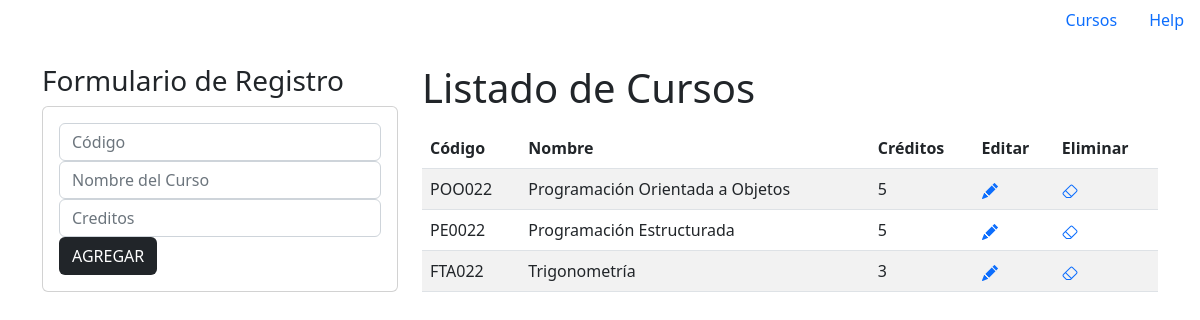
Before: / with the older database file.
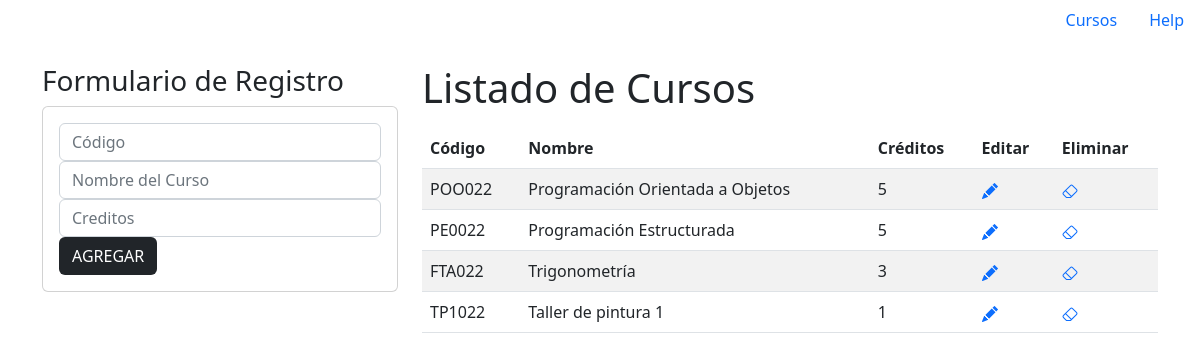
After: the same page with the newer database file.
### Apps/Academico/models.py (models this page shows, shortened)
class curso (models.Model):
    codigo = models.CharField(primary_key = True, max_length = 6)
    nombre = models.CharField(max_length=50)
    creditos = models.PositiveSmallIntegerField()

### Apps/Academico/views.py (the view)
# urls.py: path('', views.home),
def home(request):
    cursos = curso.objects.all()
    return render(request, 'gestionCursos.html', {"cursos":cursos})

### Apps/Academico/templates/gestionCursos.html (shortened to what this page needs)
{% extends './master.html' %}
{% block body %}
    <div class="container py-4">
        <div class="row">
            <div class="col-sm-12 col-md-6 col-lg-4 col-xl-4">
                {% include "card_register.html" %}
            </div>
            <div class="col-sm-12 col-md-6 col-lg-8 col-xl-8">
                {% include "table_cursos.html" %}
            </div>
        </div>
    </div>
{% endblock body %}

### Apps/Academico/templates/master.html (shortened to what this page needs)
<!DOCTYPE html>
<html lang="en">
<head>
    <link href="https://cdn.jsdelivr.net/npm/bootstrap@5.2.2/dist/css/bootstrap.min.css" rel="stylesheet">
</head>
<body>
    {% include './navbar.html' %}
    {% block body %}{% endblock body %}
</body>
</html>

### Apps/Academico/templates/navbar.html
<ul class="nav justify-content-end">
    <li class="nav-item">
        <a class="nav-link" href="/">
            Cursos
        </a>
    </li>
    <li class="nav-item">
        <a class="nav-link" href="https://www.djangoproject.com/">
            Help
        </a>
    </li>
</ul>

### Apps/Academico/templates/card_register.html (shortened to what this page needs)
<h3>
    Formulario de Registro
</h3>
<div class="card">
    <div class="card-body">
        <form action="registrarCurso/" method="post">
            <div class="form-grup">
                <input type="text" placeholder="Código" id="t_codigo" name="t_codigo" class="form-control" minlength="6" maxlength="6" required>
            </div>
            <div class="form-grup">
                <input type="text" placeholder="Nombre del Curso" id="t_nombre" name="t_nombre" class="form-control" minlength="2" maxlength="50" required>
            </div>
            <div class="form-grup">
                <input type="number" placeholder="Creditos" id="n_creditos" name="n_creditos" class="form-control" min="0" max="5" required>
            </div>
            <div class="form-grup">
                <button type="submit" class="btn btn-succes btn-block text-bg-dark">
                    AGREGAR
                </button>
            </div>
        </form>
    </div>
</div>

### Apps/Academico/templates/table_cursos.html (shortened to what this page needs)
<h1>
    Listado de Cursos
</h1>
<div class="table-responsive py-2">
    <table class="table table-striped">
        <thead>
            <tr>
                <th>Código</th>
                <th>Nombre</th>
                <th>Créditos</th>
                <th>Editar</th>
                <th>Eliminar</th>
            </tr>
        </thead>
        <tbody>
            {% for curso in cursos %}
                <tr>
                    <td>{{curso.codigo}}</td>
                    <td>{{curso.nombre}}</td>
                    <td>{{curso.creditos}}</td>
                    <td>
                        <a href="edicion/{{curso.codigo}}">
                        </a>
                    </td>
                    <td>
                        <a href="eliminacion/{{curso.codigo}}">
                        </a>
                    </td>
                </tr>
            {% endfor %}
        </tbody>
    </table>
</div>

Changed rows visible on the page:
added curso: codigo "TP1022", nombre "Taller de pintura 1", creditos "1"
